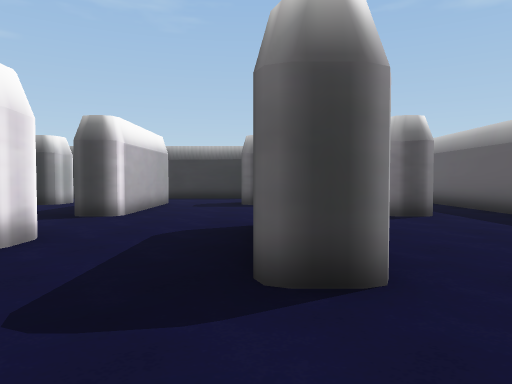
view 1 (above)

21 first-person views from a walk through a 3-D level made in the Unity game engine. The camera is 1.2 m above the floor, tilts 2° down and sees 70° across. The floor is counted in squares, 2 m on a side. Each view is taken from the middle of a square. On the plan, view 1 faces up. The plan holds only what a view shows up to about 10 squares ahead; the rest is blank. Some surface patterns are stand-ins.

view 2
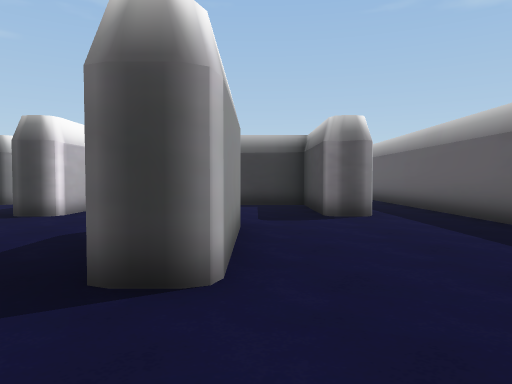

view 3
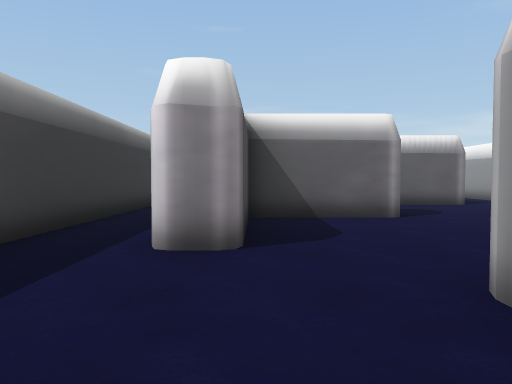

view 4
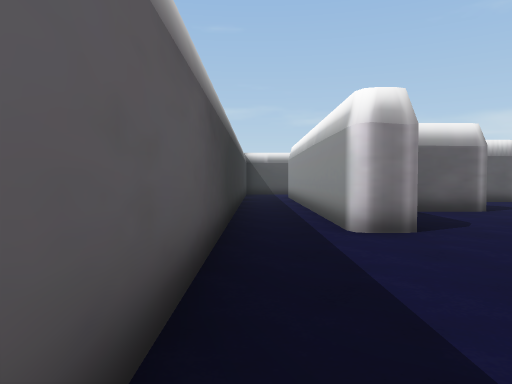

view 5
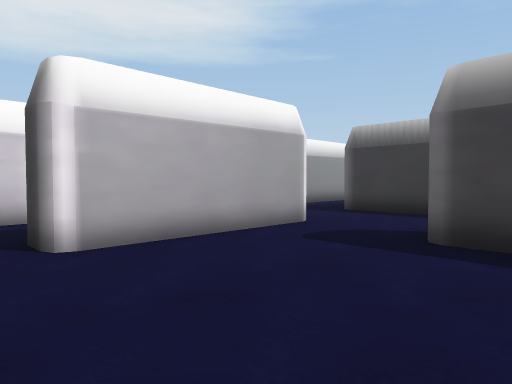

view 6
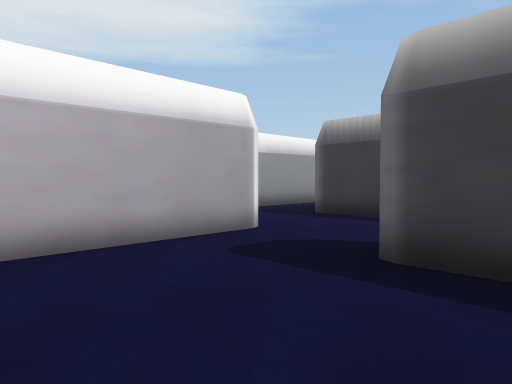

view 7
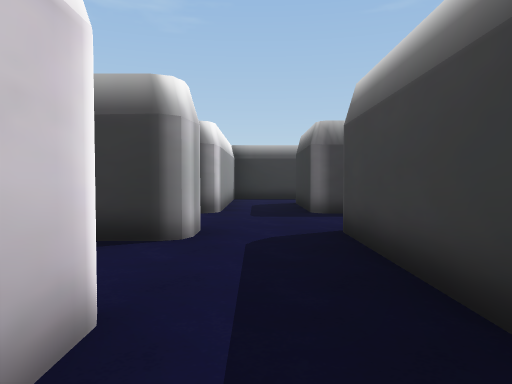

view 8
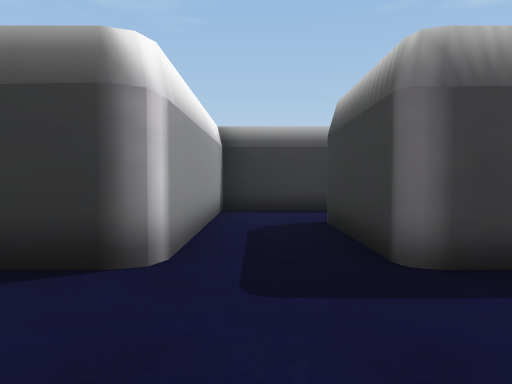

view 9
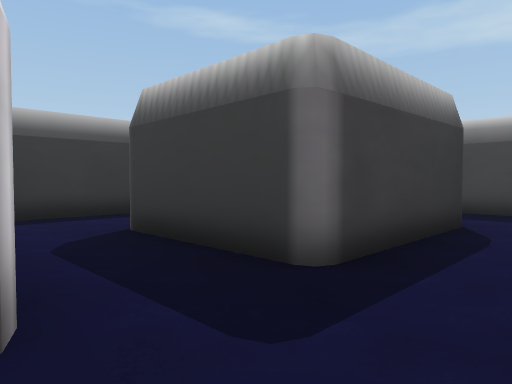

view 10
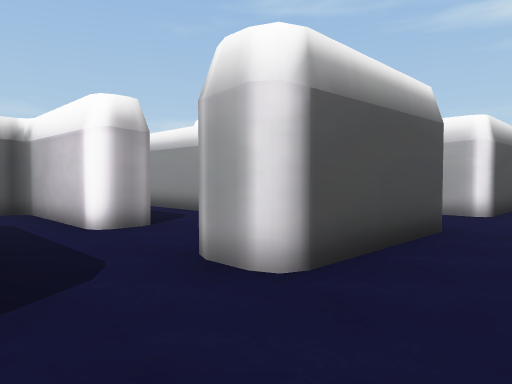

view 11
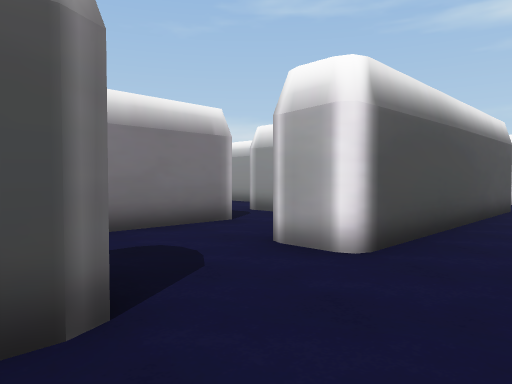

view 12
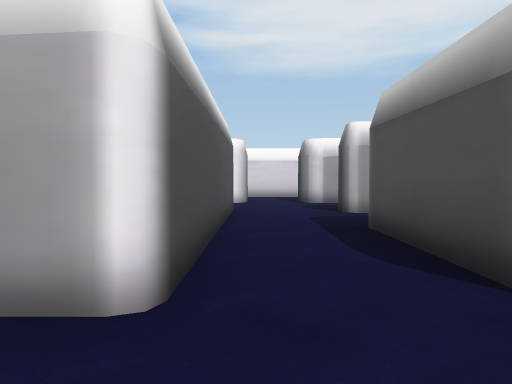

view 13
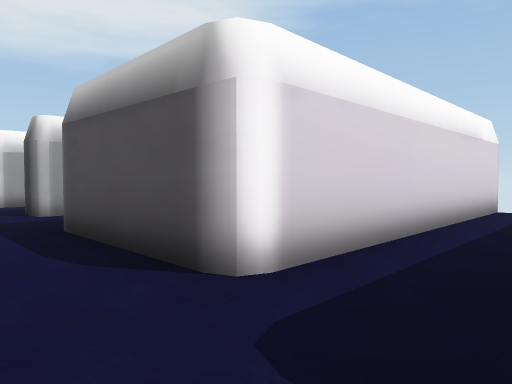

view 14
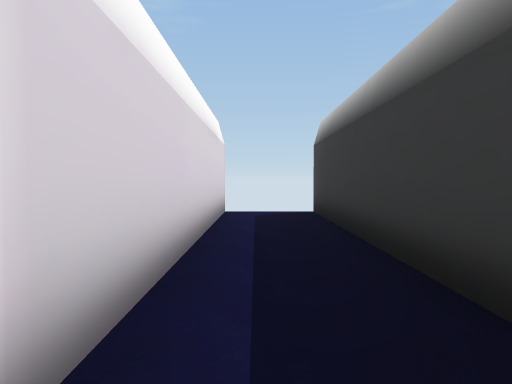

view 15
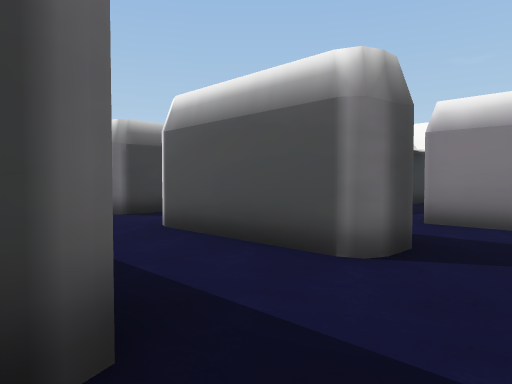

view 16
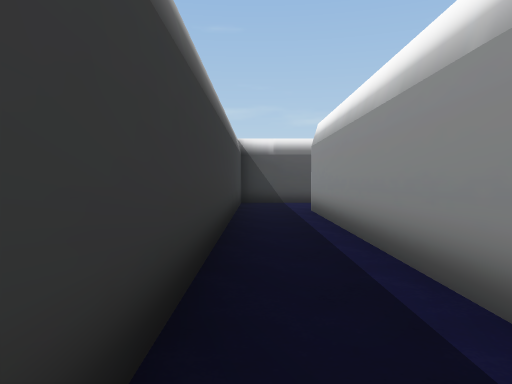

view 17
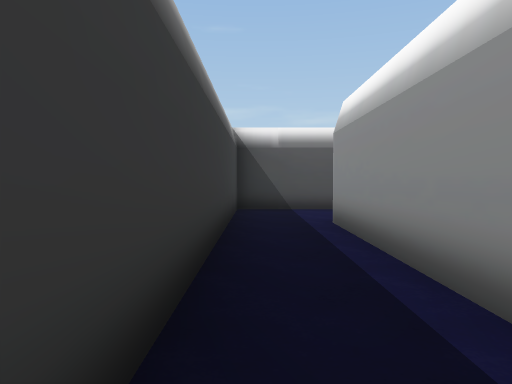

view 18
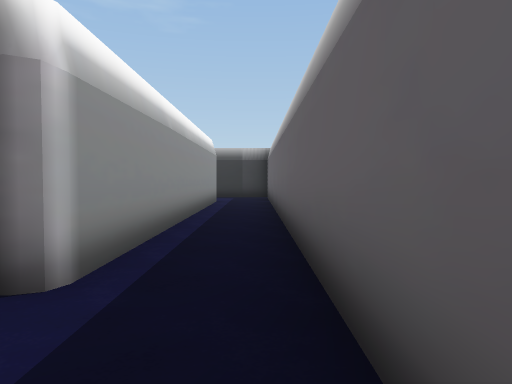

view 19
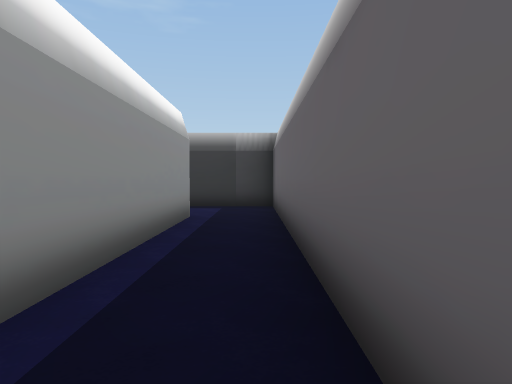

view 20
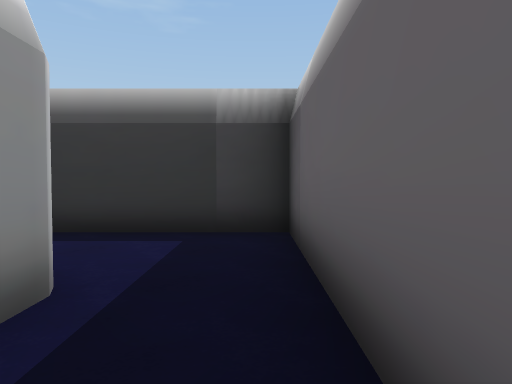

view 21
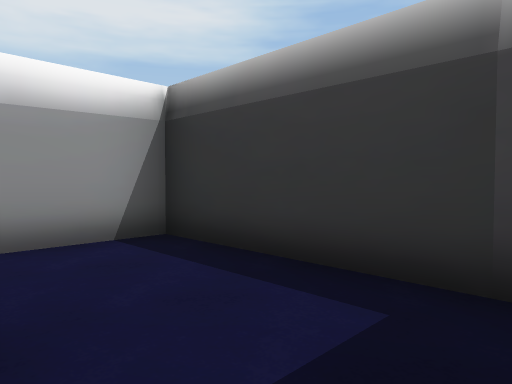

### Floor plan
Key: @ floor where view 1 was taken; # wall or solid block; . floor; O other object.
Columns run from 18 left of view 1 to 5 right of it. Each row starts with its distance up from view 1.
 18         # #
 17         #.#
 16         #.#  #########O
 15         #.#  #..  #....#
 14         #.#  #.#   ..#.#
 13         #.#  #.#     #.#
 12  ..#..###.####.###O.##.#
 11 ....................##.#
 10 ..................  ##.#
  9 #  ######..##O.O..####.#
  8        ........#....##.#
  7        ####....#....##.#
  6       #   ##.#.#.....#.#
  5      ..    #.#.........#
  4     #.     #.#....O....#
  3            #.###..O....#
  2              #  ..O....#
  1                  ......#
  0                  .@.##.#
 -1                  ...##.#
 -2                 ..####.#
 -3                 ..   #.#
 -4                ...   #.#
 -5                ###O  #.#
 -6                      #.#
 -7                      #.#
 -8                      ..#
 -9                      .O
-10                     ###

Positions as (right, up) in squares from view 1, and headings:
1: (0, 0), facing up
2: (1, 0), facing up
3: (2, 4), facing down
4: (4, 5), facing down
5: (1, 5), facing up-left
6: (1, 6), facing up-left
7: (-4, 5), facing up
8: (-4, 9), facing up
9: (-5, 10), facing up-right
10: (-3, 11), facing down-left
11: (-7, 11), facing down-left
12: (-8, 10), facing left
13: (-8, 10), facing up-left
14: (-9, 11), facing up
15: (-9, 12), facing down-right
16: (4, 0), facing down
17: (4, -2), facing down
18: (4, 4), facing up
19: (4, 8), facing up
20: (4, 12), facing up
21: (4, 14), facing up-left
